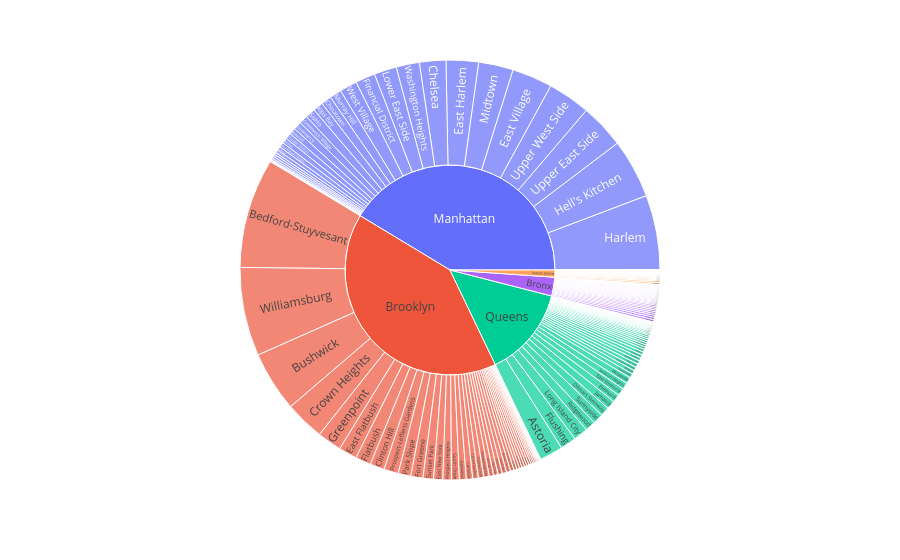

The cell this chart's notebook holds for it:
### Code cell
fig = px.sunburst(bookings, path=['neighbourhood_group','neighbourhood'], values='count_booking')
fig.show()

### Figure 1 — Plotly figure (JSON) as saved in the notebook; plotly's stock layout.template omitted (floating-point values rounded to 4 significant figures; data arrays with more than 128 entries replaced by an {"elided": "..."} marker saying what was removed)
{"data": [{"branchvalues": "total", "domain": {"x": [0, 1], "y": [0, 1]}, "hovertemplate": "labels=%{label}<br>count_booking=%{value}<br>parent=%{parent}<br>id=%{id}<extra></extra>", "ids": {"elided": "222 str values"}, "labels": {"elided": "222 str values"}, "name": "", "parents": {"elided": "222 str values"}, "type": "sunburst", "values": {"elided": "222 int values"}}], "layout": {"legend": {"tracegroupgap": 0}, "margin": {"t": 60}}}
